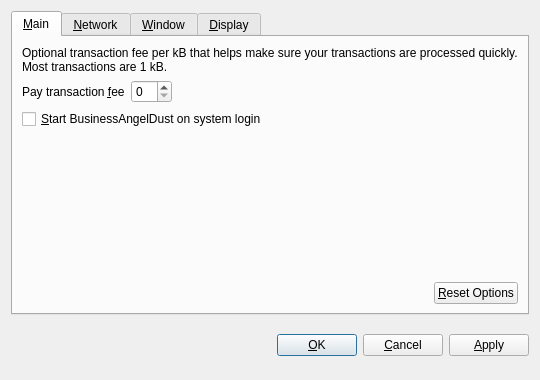
<?xml version="1.0" encoding="UTF-8"?>
<ui version="4.0">
 <class>OptionsDialog</class>
 <widget class="QDialog" name="OptionsDialog">
  <property name="geometry">
   <rect>
    <x>0</x>
    <y>0</y>
    <width>540</width>
    <height>380</height>
   </rect>
  </property>
  <property name="windowTitle">
   <string>Options</string>
  </property>
  <property name="modal">
   <bool>true</bool>
  </property>
  <layout class="QVBoxLayout" name="verticalLayout">
   <item>
    <widget class="QTabWidget" name="tabWidget">
     <property name="tabPosition">
      <enum>QTabWidget::North</enum>
     </property>
     <property name="currentIndex">
      <number>0</number>
     </property>
     <widget class="QWidget" name="tabMain">
      <attribute name="title">
       <string>&amp;Main</string>
      </attribute>
      <layout class="QVBoxLayout" name="verticalLayout_Main">
       <item>
        <widget class="QLabel" name="transactionFeeInfoLabel">
         <property name="text">
          <string>Optional transaction fee per kB that helps make sure your transactions are processed quickly. Most transactions are 1 kB.</string>
         </property>
         <property name="textFormat">
          <enum>Qt::PlainText</enum>
         </property>
         <property name="wordWrap">
          <bool>true</bool>
         </property>
        </widget>
       </item>
       <item>
        <layout class="QHBoxLayout" name="horizontalLayout_1_Main">
         <item>
          <widget class="QLabel" name="transactionFeeLabel">
           <property name="text">
            <string>Pay transaction &amp;fee</string>
           </property>
           <property name="textFormat">
            <enum>Qt::PlainText</enum>
           </property>
           <property name="buddy">
            <cstring>transactionFee</cstring>
           </property>
          </widget>
         </item>
         <item>
          <widget class="BitcoinAmountField" name="transactionFee"/>
         </item>
         <item>
          <spacer name="horizontalSpacer_1_Main">
           <property name="orientation">
            <enum>Qt::Horizontal</enum>
           </property>
           <property name="sizeHint" stdset="0">
            <size>
             <width>40</width>
             <height>20</height>
            </size>
           </property>
          </spacer>
         </item>
        </layout>
       </item>
       <item>
        <widget class="QCheckBox" name="bitcoinAtStartup">
         <property name="toolTip">
          <string>Automatically start BusinessAngelDust after logging in to the system.</string>
         </property>
         <property name="text">
          <string>&amp;Start BusinessAngelDust on system login</string>
         </property>
        </widget>
       </item>
       <item>
        <spacer name="verticalSpacer_Main">
         <property name="orientation">
          <enum>Qt::Vertical</enum>
         </property>
         <property name="sizeHint" stdset="0">
          <size>
           <width>20</width>
           <height>40</height>
          </size>
         </property>
        </spacer>
       </item>
       <item>
        <layout class="QHBoxLayout" name="horizontalLayout_2_Main">
         <item>
          <spacer name="horizontalSpacer_2_Main">
           <property name="orientation">
            <enum>Qt::Horizontal</enum>
           </property>
           <property name="sizeHint" stdset="0">
            <size>
             <width>40</width>
             <height>20</height>
            </size>
           </property>
          </spacer>
         </item>
         <item>
          <widget class="QPushButton" name="resetButton">
           <property name="toolTip">
            <string>Reset all client options to default.</string>
           </property>
           <property name="text">
            <string>&amp;Reset Options</string>
           </property>
           <property name="autoDefault">
            <bool>false</bool>
           </property>
          </widget>
         </item>
        </layout>
       </item>
      </layout>
     </widget>
     <widget class="QWidget" name="tabNetwork">
      <attribute name="title">
       <string>&amp;Network</string>
      </attribute>
      <layout class="QVBoxLayout" name="verticalLayout_Network">
       <item>
        <widget class="QCheckBox" name="mapPortUpnp">
         <property name="toolTip">
          <string>Automatically open the BusinessAngelDust client port on the router. This only works when your router supports UPnP and it is enabled.</string>
         </property>
         <property name="text">
          <string>Map port using &amp;UPnP</string>
         </property>
        </widget>
       </item>
       <item>
        <widget class="QCheckBox" name="connectSocks">
         <property name="toolTip">
          <string>Connect to the BusinessAngelDust network through a SOCKS proxy (e.g. when connecting through Tor).</string>
         </property>
         <property name="text">
          <string>&amp;Connect through SOCKS proxy:</string>
         </property>
        </widget>
       </item>
       <item>
        <layout class="QHBoxLayout" name="horizontalLayout_Network">
         <item>
          <widget class="QLabel" name="proxyIpLabel">
           <property name="text">
            <string>Proxy &amp;IP:</string>
           </property>
           <property name="textFormat">
            <enum>Qt::PlainText</enum>
           </property>
           <property name="buddy">
            <cstring>proxyIp</cstring>
           </property>
          </widget>
         </item>
         <item>
          <widget class="QValidatedLineEdit" name="proxyIp">
           <property name="maximumSize">
            <size>
             <width>140</width>
             <height>16777215</height>
            </size>
           </property>
           <property name="toolTip">
            <string>IP address of the proxy (e.g. 127.0.0.1)</string>
           </property>
          </widget>
         </item>
         <item>
          <widget class="QLabel" name="proxyPortLabel">
           <property name="text">
            <string>&amp;Port:</string>
           </property>
           <property name="textFormat">
            <enum>Qt::PlainText</enum>
           </property>
           <property name="buddy">
            <cstring>proxyPort</cstring>
           </property>
          </widget>
         </item>
         <item>
          <widget class="QLineEdit" name="proxyPort">
           <property name="maximumSize">
            <size>
             <width>55</width>
             <height>16777215</height>
            </size>
           </property>
           <property name="toolTip">
            <string>Port of the proxy (e.g. 9050)</string>
           </property>
          </widget>
         </item>
         <item>
          <widget class="QLabel" name="socksVersionLabel">
           <property name="text">
            <string>SOCKS &amp;Version:</string>
           </property>
           <property name="textFormat">
            <enum>Qt::PlainText</enum>
           </property>
           <property name="buddy">
            <cstring>socksVersion</cstring>
           </property>
          </widget>
         </item>
         <item>
          <widget class="QValueComboBox" name="socksVersion">
           <property name="toolTip">
            <string>SOCKS version of the proxy (e.g. 5)</string>
           </property>
          </widget>
         </item>
         <item>
          <spacer name="horizontalSpacer_Network">
           <property name="orientation">
            <enum>Qt::Horizontal</enum>
           </property>
           <property name="sizeHint" stdset="0">
            <size>
             <width>40</width>
             <height>20</height>
            </size>
           </property>
          </spacer>
         </item>
        </layout>
       </item>
       <item>
        <spacer name="verticalSpacer_Network">
         <property name="orientation">
          <enum>Qt::Vertical</enum>
         </property>
         <property name="sizeHint" stdset="0">
          <size>
           <width>20</width>
           <height>40</height>
          </size>
         </property>
        </spacer>
       </item>
      </layout>
     </widget>
     <widget class="QWidget" name="tabWindow">
      <attribute name="title">
       <string>&amp;Window</string>
      </attribute>
      <layout class="QVBoxLayout" name="verticalLayout_Window">
       <item>
        <widget class="QCheckBox" name="minimizeToTray">
         <property name="toolTip">
          <string>Show only a tray icon after minimizing the window.</string>
         </property>
         <property name="text">
          <string>&amp;Minimize to the tray instead of the taskbar</string>
         </property>
        </widget>
       </item>
       <item>
        <widget class="QCheckBox" name="minimizeOnClose">
         <property name="toolTip">
          <string>Minimize instead of exit the application when the window is closed. When this option is enabled, the application will be closed only after selecting Quit in the menu.</string>
         </property>
         <property name="text">
          <string>M&amp;inimize on close</string>
         </property>
        </widget>
       </item>
       <item>
        <spacer name="verticalSpacer_Window">
         <property name="orientation">
          <enum>Qt::Vertical</enum>
         </property>
         <property name="sizeHint" stdset="0">
          <size>
           <width>20</width>
           <height>40</height>
          </size>
         </property>
        </spacer>
       </item>
      </layout>
     </widget>
     <widget class="QWidget" name="tabDisplay">
      <attribute name="title">
       <string>&amp;Display</string>
      </attribute>
      <layout class="QVBoxLayout" name="verticalLayout_Display">
       <item>
        <layout class="QHBoxLayout" name="horizontalLayout_1_Display">
         <item>
          <widget class="QLabel" name="langLabel">
           <property name="text">
            <string>User Interface &amp;language:</string>
           </property>
           <property name="textFormat">
            <enum>Qt::PlainText</enum>
           </property>
           <property name="buddy">
            <cstring>lang</cstring>
           </property>
          </widget>
         </item>
         <item>
          <widget class="QValueComboBox" name="lang">
           <property name="toolTip">
            <string>The user interface language can be set here. This setting will take effect after restarting BusinessAngelDust.</string>
           </property>
          </widget>
         </item>
        </layout>
       </item>
       <item>
        <layout class="QHBoxLayout" name="horizontalLayout_2_Display">
         <item>
          <widget class="QLabel" name="unitLabel">
           <property name="text">
            <string>&amp;Unit to show amounts in:</string>
           </property>
           <property name="textFormat">
            <enum>Qt::PlainText</enum>
           </property>
           <property name="buddy">
            <cstring>unit</cstring>
           </property>
          </widget>
         </item>
         <item>
          <widget class="QValueComboBox" name="unit">
           <property name="toolTip">
            <string>Choose the default subdivision unit to show in the interface and when sending coins.</string>
           </property>
          </widget>
         </item>
        </layout>
       </item>
       <item>
        <widget class="QCheckBox" name="displayAddresses">
         <property name="toolTip">
          <string>Whether to show BusinessAngelDust addresses in the transaction list or not.</string>
         </property>
         <property name="text">
          <string>&amp;Display addresses in transaction list</string>
         </property>
        </widget>
       </item>
       <item>
        <spacer name="verticalSpacer_Display">
         <property name="orientation">
          <enum>Qt::Vertical</enum>
         </property>
         <property name="sizeHint" stdset="0">
          <size>
           <width>20</width>
           <height>40</height>
          </size>
         </property>
        </spacer>
       </item>
      </layout>
     </widget>
    </widget>
   </item>
   <item>
    <layout class="QHBoxLayout" name="horizontalLayout_Buttons">
     <item>
      <spacer name="horizontalSpacer_1">
       <property name="orientation">
        <enum>Qt::Horizontal</enum>
       </property>
       <property name="sizeHint" stdset="0">
        <size>
         <width>40</width>
         <height>48</height>
        </size>
       </property>
      </spacer>
     </item>
     <item>
      <widget class="QLabel" name="statusLabel">
       <property name="font">
        <font>
         <weight>75</weight>
         <bold>true</bold>
        </font>
       </property>
       <property name="text">
        <string/>
       </property>
       <property name="textFormat">
        <enum>Qt::PlainText</enum>
       </property>
       <property name="wordWrap">
        <bool>true</bool>
       </property>
      </widget>
     </item>
     <item>
      <spacer name="horizontalSpacer_2">
       <property name="orientation">
        <enum>Qt::Horizontal</enum>
       </property>
       <property name="sizeHint" stdset="0">
        <size>
         <width>40</width>
         <height>48</height>
        </size>
       </property>
      </spacer>
     </item>
     <item>
      <widget class="QPushButton" name="okButton">
       <property name="text">
        <string>&amp;OK</string>
       </property>
      </widget>
     </item>
     <item>
      <widget class="QPushButton" name="cancelButton">
       <property name="text">
        <string>&amp;Cancel</string>
       </property>
       <property name="autoDefault">
        <bool>false</bool>
       </property>
      </widget>
     </item>
     <item>
      <widget class="QPushButton" name="applyButton">
       <property name="text">
        <string>&amp;Apply</string>
       </property>
       <property name="autoDefault">
        <bool>false</bool>
       </property>
      </widget>
     </item>
    </layout>
   </item>
  </layout>
 </widget>
 <customwidgets>
  <customwidget>
   <class>BitcoinAmountField</class>
   <extends>QSpinBox</extends>
   <header>bitcoinamountfield.h</header>
  </customwidget>
  <customwidget>
   <class>QValueComboBox</class>
   <extends>QComboBox</extends>
   <header>qvaluecombobox.h</header>
  </customwidget>
  <customwidget>
   <class>QValidatedLineEdit</class>
   <extends>QLineEdit</extends>
   <header>qvalidatedlineedit.h</header>
  </customwidget>
 </customwidgets>
 <resources/>
 <connections/>
</ui>
